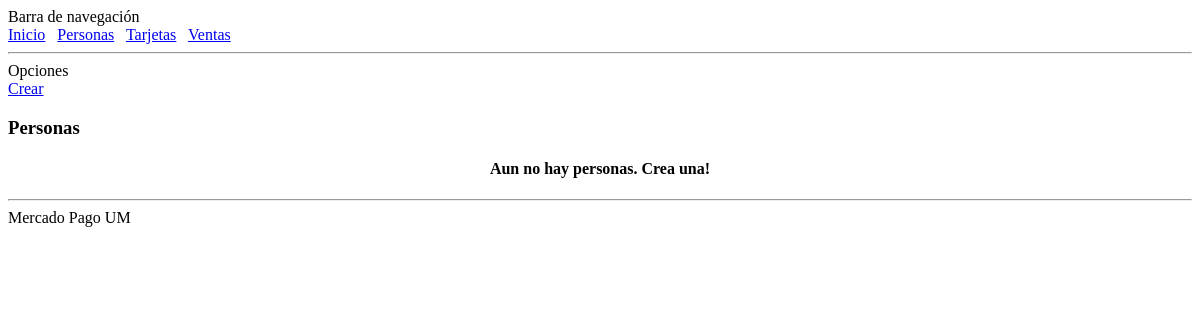
The app's page /persona/, older data.
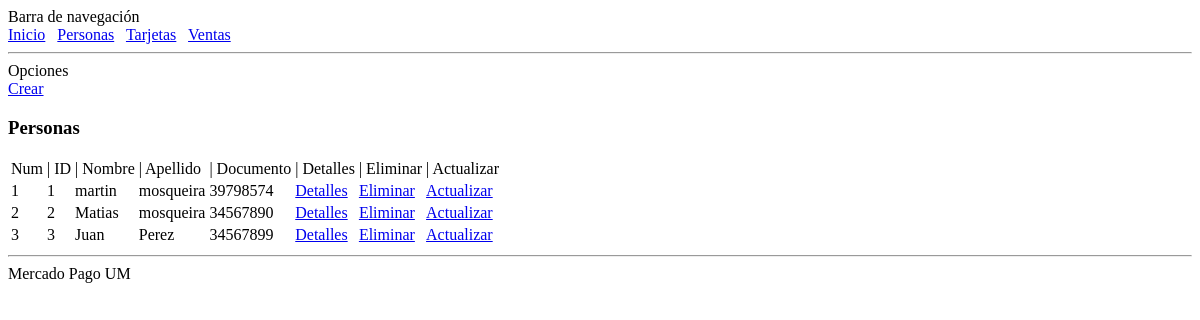
The same page, newer data.
### aplicacion_demo/modelos.py (models this page shows, shortened)
class Persona(db.Model):
    __tablename__ = 'persona'
    id = db.Column(db.Integer,
                   primary_key=True)
    nombre = db.Column(db.String(64),
                       index=False,
                       unique=False,
                       nullable=False)
    apellido = db.Column(db.String(80),
                         index=False,
                         unique=False,
                         nullable=False)
    documento = db.Column(db.String(80),
                         index=False,
                         unique=False,
                         nullable=False)
    tarjetas = relationship("Tarjeta", secondary='tarjetapersona')
    ventas = relationship("Venta", secondary='ventaspersona')
    @classmethod
    def get_all(cls):
        personas = Persona.query.all()
        return personas

### aplicacion_demo/rutas_persona.py (the view)
@app.route('/persona/')
def pers():
    personas = Persona.get_all()
    return render_template("persona/index.html",
                           personas=personas,
                           titulo='Personas')

### templates/persona/index.html
{% extends 'estructura.html' %}
{% block contenido %}
    <div>Opciones</div>
    <div>
        <span><a href="crear">Crear</a><br></span>
    </div>
    <h3>Personas</h3>
    {% if personas|length < 1 %}
    <h4 style="text-align: center">Aun no hay personas. Crea una!</h4>
    {% else %}
    <table>
        <thead>
            <td>Num</td>
            <td>| ID</td>
            <td>| Nombre</td>
            <td>| Apellido</td>
            <td>| Documento</td>
            <td>| Detalles</td>
            <td>| Eliminar</td>
            <td>| Actualizar</td>
        </thead>
        <tbody>
        {% for persona in personas %}
            <tr>
                <td>{{ loop.index }}</td>
                <td>{{ persona.id }}</td>
                <td>{{ persona.nombre }}</td>
                <td>{{ persona.apellido }}</td>
                <td>{{ persona.documento }}</td>
                <td><a href="detalle?id={{ persona.id }}">Detalles</a></td>
                <td><a href="delete?id={{ persona.id }}">Eliminar</a></td>
                <td><a href="update?id={{ persona.id }}">Actualizar</a></td>
            </tr>
        {% endfor %}
        </tbody>
    </table>
    {% endif %}
{% endblock %}

### templates/estructura.html (shortened to what this page needs)
<!DOCTYPE html>
<html lang="en">
<head>
</head>
<body>
    {% include 'encabezado.html' %}
    {% block contenido %} {% endblock %}
    {% include 'pie.html' %}
</body>
</html>

### templates/encabezado.html
<div>
    <div>Barra de navegaci&oacute;n</div>
    <div>
        <span><a href="/">Inicio</a></span>&nbsp;&nbsp;
        <span><a href="/persona/">Personas</a></span>&nbsp;&nbsp;
        <span><a href="/tarjeta/">Tarjetas</a></span>&nbsp;&nbsp;
        <span><a href="/venta/">Ventas</a></span>&nbsp;&nbsp;
    </div>
</div>
<hr>

### templates/pie.html
<hr>
<div>
    Mercado Pago UM
</div>

Row changes from the older to the newer data that the page shows:
added Persona: id "1", nombre "martin", apellido "mosqueira", documento "39798574"
added Persona: id "2", nombre "Matias", apellido "mosqueira", documento "34567890"
added Persona: id "3", nombre "Juan", apellido "Perez", documento "34567899"
Text that changed along with them:
text no longer shown: "Aun no hay personas. Crea una!"
text now shown: "Num | ID | Nombre | Apellido | Documento | Detalles | Eliminar | Actualizar"
